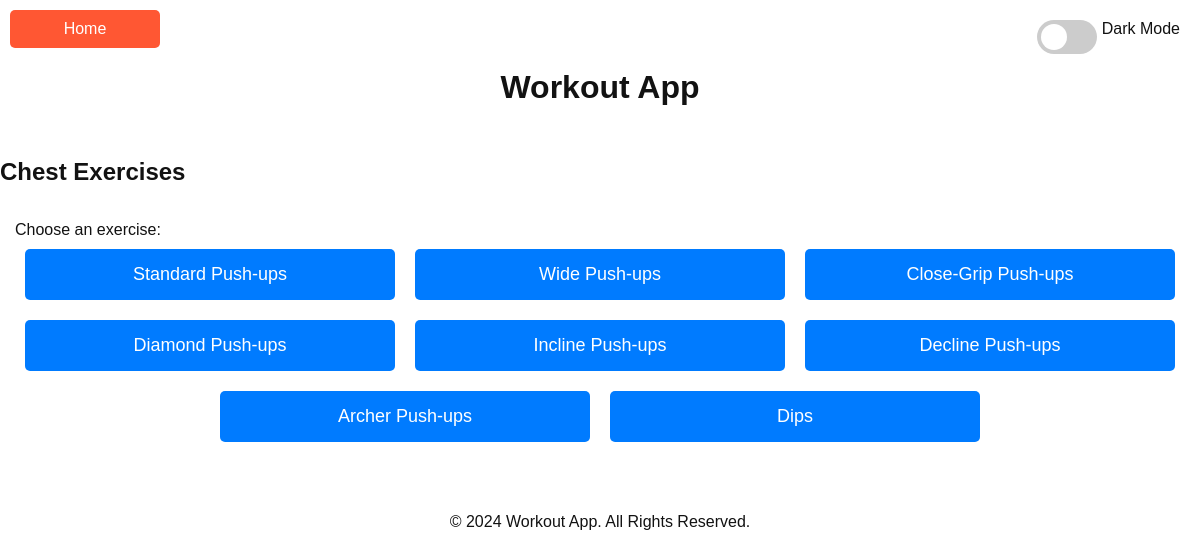
Screenshot of /chest with the database file from the repository.
### tables this page shows
CREATE TABLE exercises (    id INTEGER PRIMARY KEY AUTOINCREMENT,    exercise_name TEXT NOT NULL,    muscle_group TEXT,    description TEXT,    youtube_link TEXT);

### app.py (the view)
@app.route("/chest")
def chest():
    return get("chest")

### app.py (called while the page is built)
def get(muscle_group):
    exercise_names = db.execute(
        "SELECT exercise_name FROM exercises WHERE muscle_group = ?", muscle_group)
    names = [row["exercise_name"] for row in exercise_names]
    return render_template(f"{muscle_group}.html", names=names)

### templates/chest.html
{% extends 'layout.html' %}
{% block content %}
    <h2>Chest Exercises</h2>
    <nav>
        <form method="POST" action="/fetch">
            <label for="exercise">Choose an exercise:</label>
            <div class="button-container">
                {% for name in names %}
                    <button class="button-link" type="submit" name="exercise" value="{{ name }}">{{ name }}</button>
                {% endfor %}
            </div>
        </form>
    </nav>
{% endblock %}

### static/css/styles.css (style rules this page uses)
body { margin: 0; font-family: Arial, sans-serif; transition: background-color 0.5s, color 0.5s; }
.light-theme { background-color: #ffffff; color: #121212; }
nav { display: flex; flex-wrap: wrap; justify-content: center; margin: 20px 0; }
nav form { margin: 15px; }
button { padding: 15px 30px; font-size: 18px; background-color: #007BFF; color: white; border: none; border-radius: 5px; cursor: pointer; transition: background-color 0.3s; min-width: 150px; }
.button-container { display: flex; justify-content: center; flex-wrap: wrap; }
.button-link { padding: 15px 30px; font-size: 18px; background-color: #007BFF; color: white; border: none; border-radius: 5px; cursor: pointer; transition: background-color 0.3s; min-width: calc(100% / 3 - 20px); margin: 10px; }

### rows the page displays
exercises: exercise_name "Standard Push-ups"
exercises: exercise_name "Wide Push-ups"
exercises: exercise_name "Close-Grip Push-ups"
exercises: exercise_name "Diamond Push-ups"
exercises: exercise_name "Incline Push-ups"
exercises: exercise_name "Decline Push-ups"
exercises: exercise_name "Archer Push-ups"
exercises: exercise_name "Dips"
